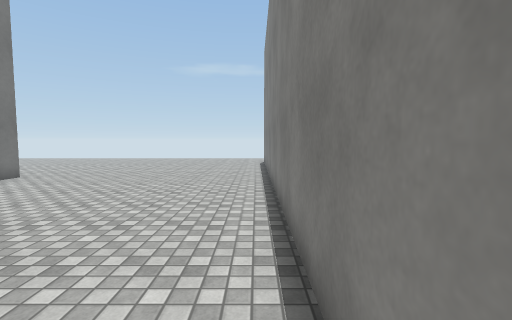
view 1 (above)

20 first-person views from a walk through a 3-D level made in the Unity game engine. The camera is 1.5 m above the floor, tilts 4° down and sees 85° across. The floor is counted in squares, 1 m on a side. Each view is taken from the middle of a square. On the plan, view 1 faces up. The plan holds only what a view shows up to about 14 squares ahead; the rest is blank. The place goes on beyond the plan. Surface patterns are stand-ins for the level's own textures.

view 2
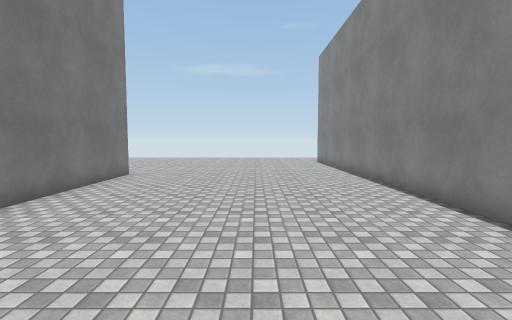

view 3
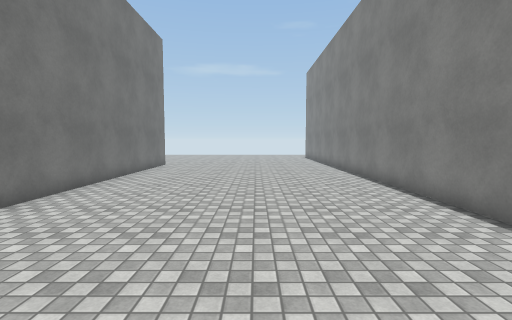

view 4
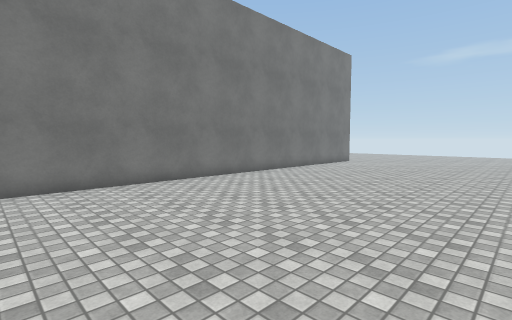

view 5
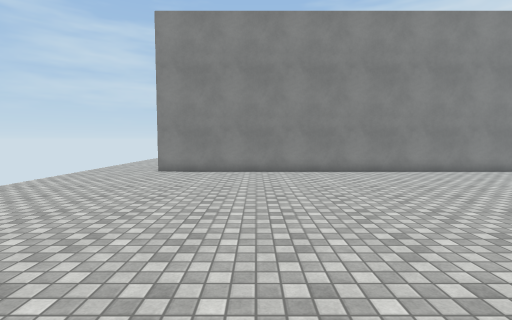

view 6
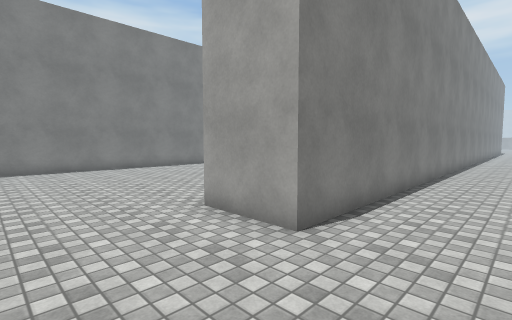

view 7
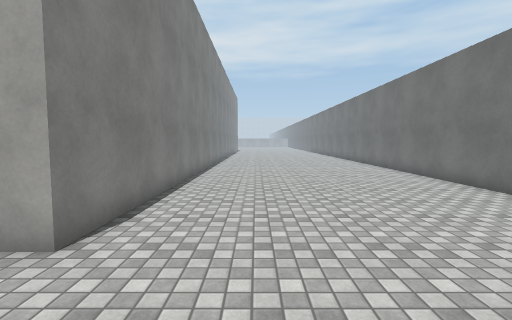

view 8
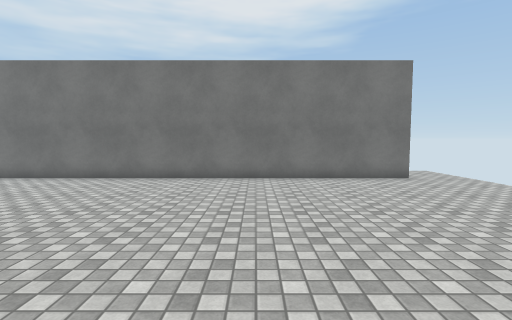

view 9
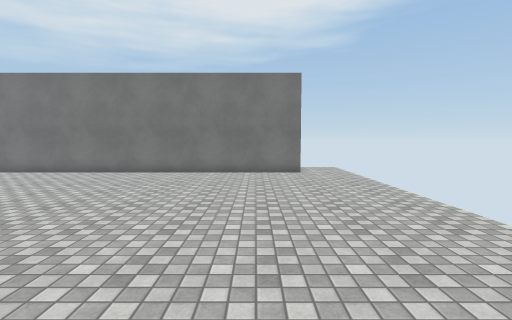

view 10
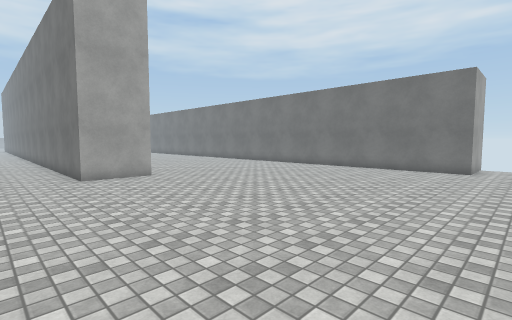

view 11
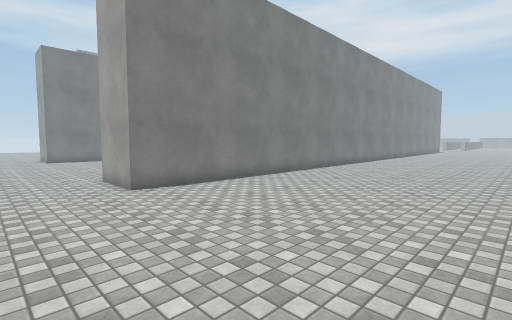

view 12
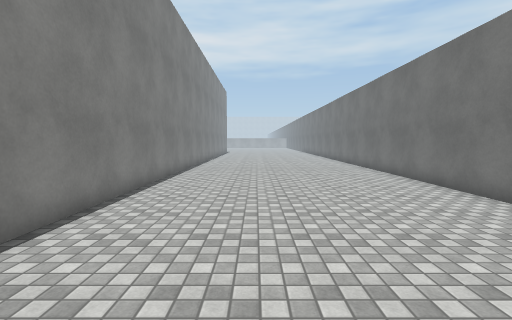

view 13
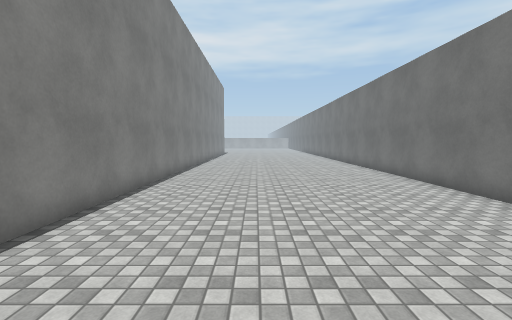

view 14
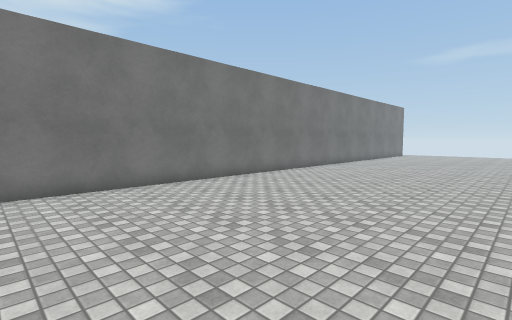

view 15
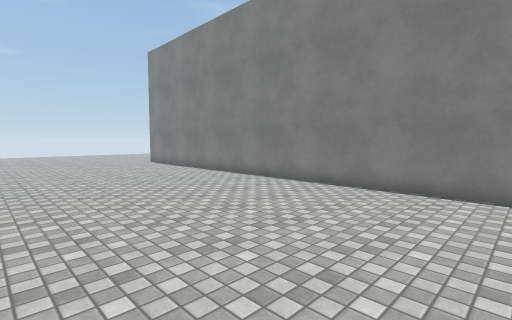

view 16
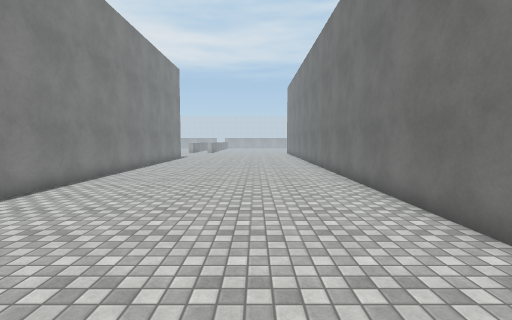

view 17
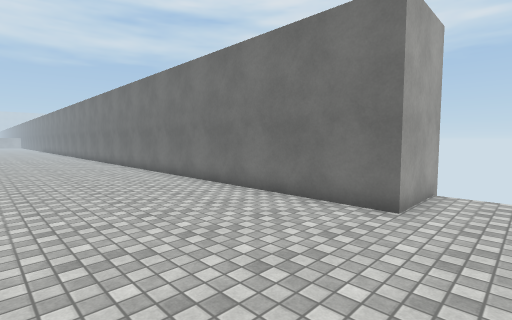

view 18
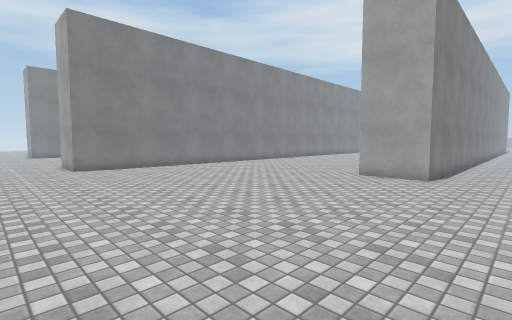

view 19
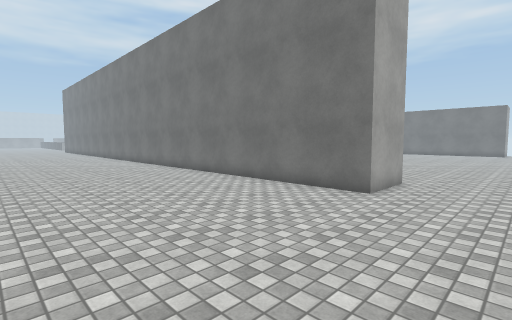

view 20
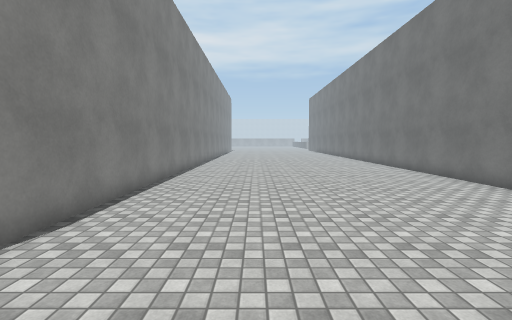

### Floor plan
Points are (right, up) in squares from view 1. A wall is a line through its corners. A room is listed if a view was taken in it or the views show most of it. See-through windows are left out.
Room 1 (views 1, 2, 3, 4, 5, 6, 7, 8, 9, 10, 11, 12, 13, 14, 15, 16, 17, 18)
walls: (-12.3, -8) (-12.3, 11.3) (-9.6, 11.3) (-9.6, -8); (0.6, -8) (0.6, 19.8); (-25.2, 21.1) (-22.1, 21.1) (-22.1, -8.1)
ways out: opening at (1, 22) to room 2
Room 2 (views 19, 20)
walls: (14.6, 9) (14.6, 19.2); (0.6, 19.8) (3.2, 19.8) (3.2, 9)
ways out: opening at (1, 22) to room 1

Where each view was taken, in squares from view 1:
view 1: 0 up, 0 right, facing up
view 2: 1 down, 4 left, facing up
view 3: 6 down, 4 left, facing up
view 4: 8 down, 0 right, facing up-left
view 5: 15 up, 13 left, facing right
view 6: 15 up, 15 left, facing down-right
view 7: 15 up, 15 left, facing down
view 8: 15 up, 11 left, facing left
view 9: 19 up, 9 left, facing left
view 10: 23 up, 7 left, facing down-left
view 11: 23 up, 8 left, facing down-right
view 12: 9 up, 16 left, facing down
view 13: 6 up, 16 left, facing down
view 14: 8 down, 13 left, facing up-left
view 15: 8 down, 21 left, facing up-right
view 16: 6 up, 6 left, facing down
view 17: 23 up, 16 left, facing down-left
view 18: 23 up, 15 left, facing down-right
view 19: 23 up, 11 right, facing down-left
view 20: 23 up, 11 right, facing down
